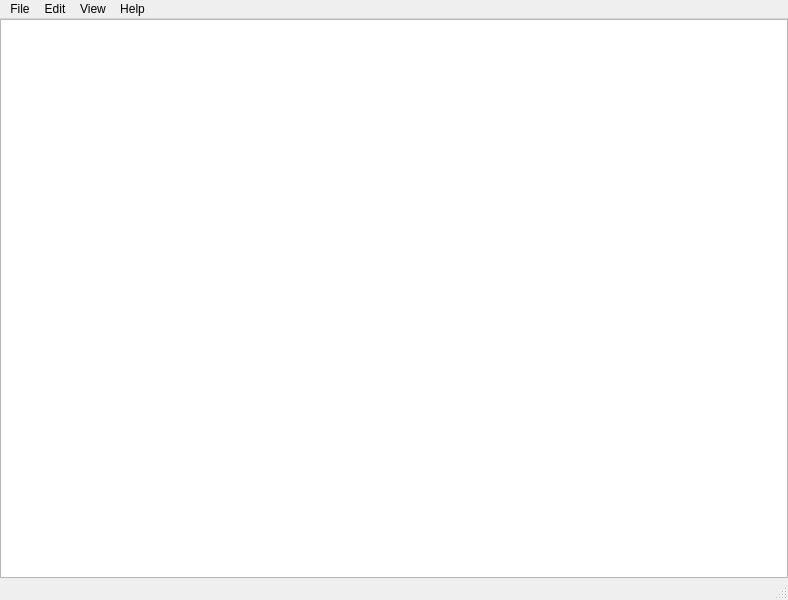
<?xml version="1.0" encoding="UTF-8"?>
<ui version="4.0">
 <class>MainWindow</class>
 <widget class="QMainWindow" name="MainWindow">
  <property name="geometry">
   <rect>
    <x>0</x>
    <y>0</y>
    <width>788</width>
    <height>600</height>
   </rect>
  </property>
  <property name="windowTitle">
   <string>MainWindow</string>
  </property>
  <widget class="QWidget" name="centralwidget">
   <layout class="QGridLayout" name="gridLayout">
    <property name="leftMargin">
     <number>0</number>
    </property>
    <property name="topMargin">
     <number>0</number>
    </property>
    <property name="rightMargin">
     <number>0</number>
    </property>
    <property name="bottomMargin">
     <number>0</number>
    </property>
    <item row="0" column="0">
     <widget class="QPlainTextEdit" name="plainTextEdit">
      <property name="sizePolicy">
       <sizepolicy hsizetype="MinimumExpanding" vsizetype="MinimumExpanding">
        <horstretch>0</horstretch>
        <verstretch>0</verstretch>
       </sizepolicy>
      </property>
     </widget>
    </item>
   </layout>
  </widget>
  <widget class="QMenuBar" name="menubar">
   <property name="geometry">
    <rect>
     <x>0</x>
     <y>0</y>
     <width>788</width>
     <height>22</height>
    </rect>
   </property>
   <widget class="QMenu" name="menuFile">
    <property name="title">
     <string>File</string>
    </property>
    <addaction name="actionNew"/>
    <addaction name="actionOpen"/>
    <addaction name="actionSave"/>
    <addaction name="actionSave_As"/>
    <addaction name="separator"/>
    <addaction name="actionPrint"/>
    <addaction name="separator"/>
    <addaction name="actionExit"/>
   </widget>
   <widget class="QMenu" name="menuEdit">
    <property name="title">
     <string>Edit</string>
    </property>
    <addaction name="actionUndo"/>
    <addaction name="actionRedo"/>
    <addaction name="separator"/>
    <addaction name="actionSelect"/>
    <addaction name="actionSelect_All"/>
    <addaction name="actionCut"/>
    <addaction name="actionCopy"/>
    <addaction name="actionPaste"/>
    <addaction name="actionDelete"/>
    <addaction name="separator"/>
    <addaction name="actionFind"/>
    <addaction name="actionFind_and_Replace"/>
    <addaction name="actionGo_To"/>
   </widget>
   <widget class="QMenu" name="menuView">
    <property name="title">
     <string>View</string>
    </property>
    <widget class="QMenu" name="menuZoom">
     <property name="title">
      <string>Zoom</string>
     </property>
     <addaction name="actionZoom_In"/>
     <addaction name="actionZoom_Out"/>
     <addaction name="actionReset_Zoom"/>
    </widget>
    <addaction name="actionFont"/>
    <addaction name="actionWord_Wrap"/>
    <addaction name="separator"/>
    <addaction name="menuZoom"/>
   </widget>
   <widget class="QMenu" name="menuHelp">
    <property name="title">
     <string>Help</string>
    </property>
    <addaction name="actionView_Source_Code"/>
    <addaction name="separator"/>
    <addaction name="actionAbout_NotPad"/>
   </widget>
   <addaction name="menuFile"/>
   <addaction name="menuEdit"/>
   <addaction name="menuView"/>
   <addaction name="menuHelp"/>
  </widget>
  <widget class="QStatusBar" name="statusbar">
   <property name="enabled">
    <bool>true</bool>
   </property>
  </widget>
  <action name="actionNew">
   <property name="text">
    <string>New</string>
   </property>
  </action>
  <action name="actionOpen">
   <property name="text">
    <string>Open...</string>
   </property>
  </action>
  <action name="actionSave">
   <property name="text">
    <string>Save</string>
   </property>
  </action>
  <action name="actionSave_As">
   <property name="text">
    <string>Save As...</string>
   </property>
  </action>
  <action name="actionPrint">
   <property name="text">
    <string>Print...</string>
   </property>
  </action>
  <action name="actionUndo">
   <property name="text">
    <string>Undo</string>
   </property>
  </action>
  <action name="actionRedo">
   <property name="text">
    <string>Redo</string>
   </property>
  </action>
  <action name="actionCut">
   <property name="text">
    <string>Cut</string>
   </property>
  </action>
  <action name="actionCopy">
   <property name="text">
    <string>Copy</string>
   </property>
  </action>
  <action name="actionPaste">
   <property name="text">
    <string>Paste</string>
   </property>
  </action>
  <action name="actionDelete">
   <property name="text">
    <string>Delete</string>
   </property>
  </action>
  <action name="actionFind">
   <property name="text">
    <string>Find...</string>
   </property>
  </action>
  <action name="actionFind_and_Replace">
   <property name="text">
    <string>Find and Replace...</string>
   </property>
  </action>
  <action name="actionGo_To">
   <property name="text">
    <string>Go To...</string>
   </property>
  </action>
  <action name="actionSelect_All">
   <property name="text">
    <string>Select All</string>
   </property>
  </action>
  <action name="actionSelect">
   <property name="text">
    <string>Select</string>
   </property>
  </action>
  <action name="actionWord_Wrap">
   <property name="checkable">
    <bool>true</bool>
   </property>
   <property name="text">
    <string>Word Wrapping</string>
   </property>
  </action>
  <action name="actionFont">
   <property name="text">
    <string>Font...</string>
   </property>
  </action>
  <action name="actionZoom_In">
   <property name="text">
    <string>Zoom In</string>
   </property>
  </action>
  <action name="actionZoom_Out">
   <property name="text">
    <string>Zoom Out</string>
   </property>
  </action>
  <action name="actionReset_Zoom">
   <property name="text">
    <string>Reset Zoom</string>
   </property>
  </action>
  <action name="actionView_Source_Code">
   <property name="text">
    <string>View Source Code...</string>
   </property>
  </action>
  <action name="actionAbout_NotPad">
   <property name="text">
    <string>About NotPad</string>
   </property>
  </action>
  <action name="actionExit">
   <property name="text">
    <string>Exit...</string>
   </property>
  </action>
 </widget>
 <resources/>
 <connections/>
</ui>
